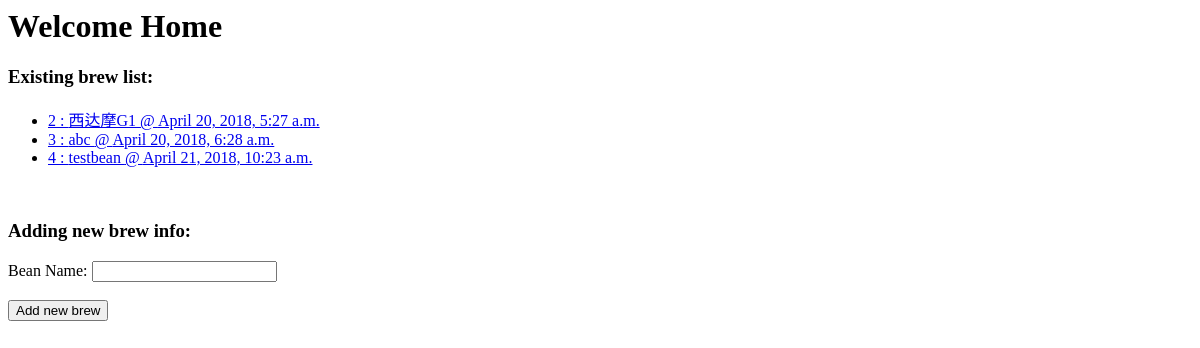
Before: / with the older database file.
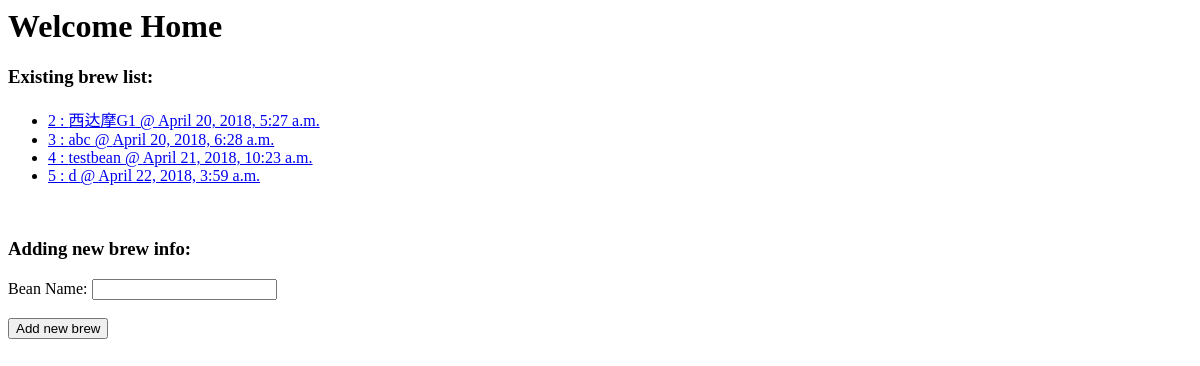
After: the same page with the newer database file.
### brew/models.py (models this page shows, shortened)
class BrewInfo(models.Model):
    bean_text = models.CharField(u'咖啡豆', max_length=50)
    pub_date = models.DateTimeField(u'创建时间', default=timezone.now)
    class Meta:
        verbose_name = '冲煮信息'
        verbose_name_plural = '冲煮信息'

### brew/views.py (the view)
# urls.py: 2. Add a URL to urlpatterns:  url(r'^$', views.home, name='home')
def home(request):
    all_brews = BrewInfo.objects.all().values('id', 'bean_text', 'pub_date', )
    context = {
        "all_brews": all_brews,
    }
    return render(request, "home.html", context)

### templates/home.html (shortened to what this page needs)
<head>
</head>
<body>
<h1>Welcome Home</h1>
<div>
    <h3>Existing brew list:</h3>
    {% if all_brews %}
    <ul>
    {% for brew in all_brews %}
        <li><a href="/bean/{{ brew.bean_text }}/">{{ brew.id }} : {{ brew.bean_text }} @ {{brew.pub_date}}</a></li>
    {% endfor %}
    </ul>
    {% else %}
        <p>No brew are available.</p>
    {% endif %}
    <br/>
</div>
<div>
    <h3>Adding new brew info:</h3>
    <form action="/new_brew" method="post">
        <div>
            <label for="bean_name">Bean Name:</label>
            <input type="text" id="bean_name" name="bean_name">
        </div>
        <br/>
        <div class="button">
            <button type="submit">Add new brew</button>
        </div>
    </form>
</div>
</body>

Changed rows visible on the page:
added BrewInfo: id "5", bean_text "d", pub_date "April 22, 2018, 3:59 a.m."
